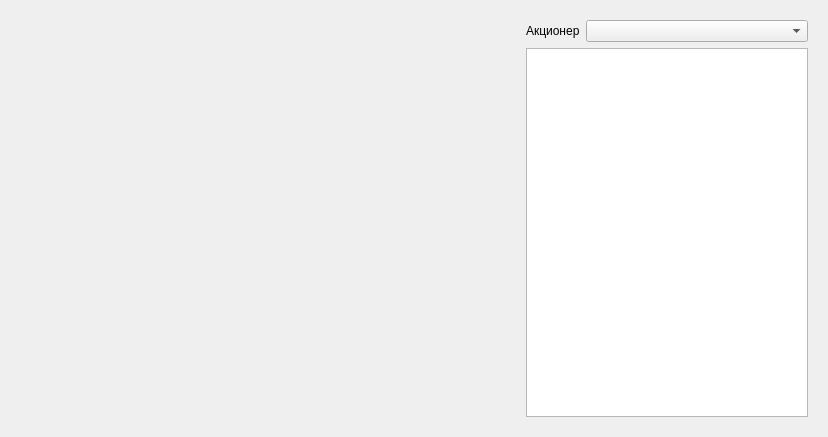
<?xml version="1.0" encoding="UTF-8"?>
<ui version="4.0">
 <class>GraphWindow</class>
 <widget class="QDialog" name="GraphWindow">
  <property name="geometry">
   <rect>
    <x>0</x>
    <y>0</y>
    <width>824</width>
    <height>437</height>
   </rect>
  </property>
  <property name="windowTitle">
   <string>Dialog</string>
  </property>
  <layout class="QHBoxLayout" name="horizontalLayout_2">
   <item>
    <widget class="QCustomPlot" name="graphPlot" native="true">
     <property name="sizePolicy">
      <sizepolicy hsizetype="Expanding" vsizetype="Expanding">
       <horstretch>0</horstretch>
       <verstretch>0</verstretch>
      </sizepolicy>
     </property>
     <property name="minimumSize">
      <size>
       <width>500</width>
       <height>200</height>
      </size>
     </property>
    </widget>
   </item>
   <item>
    <widget class="QWidget" name="holdersHistoryWidget" native="true">
     <property name="enabled">
      <bool>true</bool>
     </property>
     <property name="sizePolicy">
      <sizepolicy hsizetype="Maximum" vsizetype="Expanding">
       <horstretch>0</horstretch>
       <verstretch>0</verstretch>
      </sizepolicy>
     </property>
     <property name="minimumSize">
      <size>
       <width>300</width>
       <height>0</height>
      </size>
     </property>
     <layout class="QVBoxLayout" name="verticalLayout">
      <item>
       <layout class="QFormLayout" name="formLayout_2">
        <item row="0" column="1">
         <widget class="QComboBox" name="holdersComboBox"/>
        </item>
        <item row="0" column="0">
         <widget class="QLabel" name="label">
          <property name="text">
           <string>Акционер</string>
          </property>
         </widget>
        </item>
       </layout>
      </item>
      <item>
       <widget class="QPlainTextEdit" name="plainTextEdit">
        <property name="enabled">
         <bool>true</bool>
        </property>
        <property name="undoRedoEnabled">
         <bool>false</bool>
        </property>
        <property name="readOnly">
         <bool>true</bool>
        </property>
        <property name="backgroundVisible">
         <bool>false</bool>
        </property>
       </widget>
      </item>
     </layout>
    </widget>
   </item>
  </layout>
 </widget>
 <customwidgets>
  <customwidget>
   <class>QCustomPlot</class>
   <extends>QWidget</extends>
   <header>qcustomplot.h</header>
   <container>1</container>
  </customwidget>
 </customwidgets>
 <resources/>
 <connections/>
</ui>
